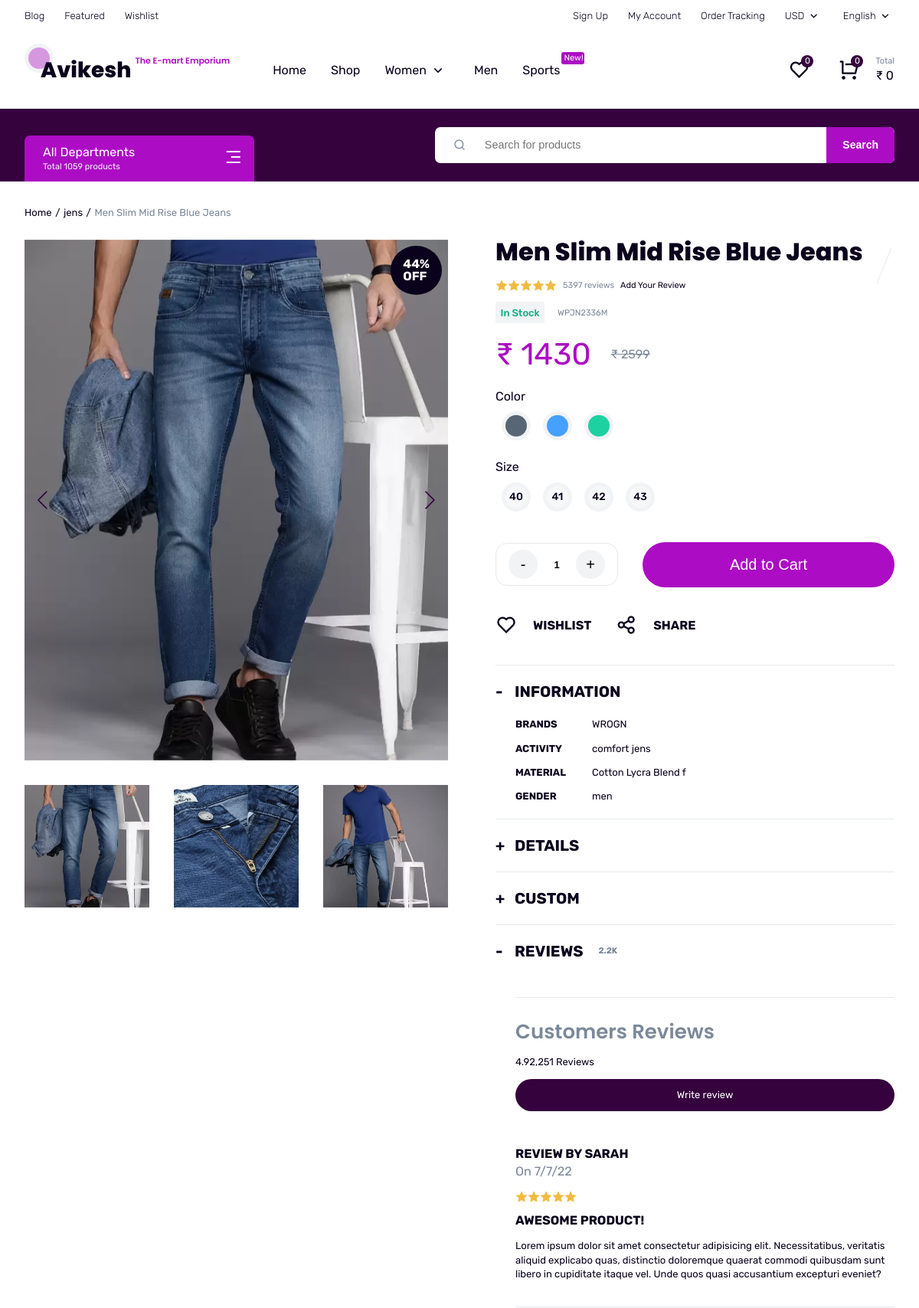
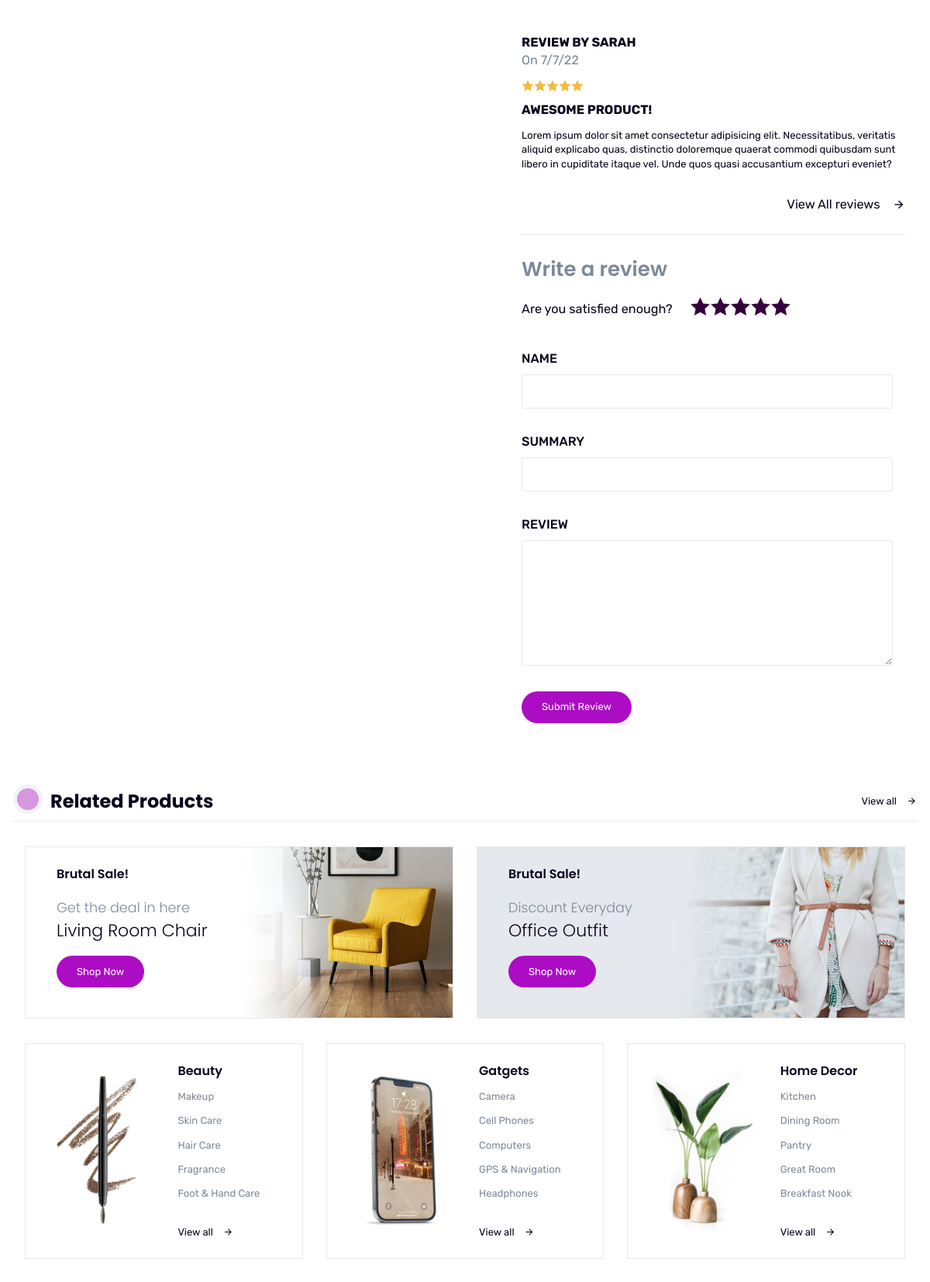
The app's page /page-single.php?id=6 (upper part) with its own data (2 pictures, top to bottom).
### tables this page shows
CREATE TABLE `product_details` (
  `id` int(10) NOT NULL,
  `product_name` varchar(100) NOT NULL,
  `product_model` varchar(10) NOT NULL,
  `product_current_price` int(5) NOT NULL,
  `product_normal_price` int(5) NOT NULL,
  `image1` varchar(255) NOT NULL,
  `image2` varchar(255) NOT NULL,
  `image3` varchar(255) NOT NULL,
  `product_discription` varchar(200) NOT NULL,
  `color` varchar(10) NOT NULL,
  `size` int(5) NOT NULL,
  `category` varchar(20) NOT NULL,
  `brand` varchar(20) NOT NULL,
  `activity` varchar(20) NOT NULL,
  `material` varchar(20) NOT NULL,
  `gender` varchar(6) NOT NULL,
  `custom_sizes` varchar(5) NOT NULL,
  `date` timestamp NOT NULL DEFAULT current_timestamp(),
  `status` varchar(100) NOT NULL,
  `comment` varchar(200) NOT NULL
);

### functions/common_functions.php (the view, shortened to what this page needs)
<?php
    include ('./inc/connect.php');
?>
<?php
    function product_path(){
        global $con;
        if (isset($_GET['id'])){
            $id = $_GET['id'];
            $sql = "select * from `product_details` where id = $id";
            $result = mysqli_query($con, $sql);
            while($row = mysqli_fetch_assoc($result)){
                $product_name = $row['product_name'];
                $category = $row['category'];
                echo "
                    <div class='breadcrumb'>
                        <ul class='flexitem'>
                            <li><a href='#'>Home</a></li>
                            <li><a href='#'>".$category."</a></li>
                            <li>".$product_name."</li>
                        </ul>
                    </div>
                ";
            }
        }
    }
?>
<?php
    function product_detail_image(){
        global $con;
        if (isset($_GET['id'])){
            $id = $_GET['id'];
            $sql = "select * from `product_details` where id = $id";
            $result = mysqli_query($con, $sql);
            while($row = mysqli_fetch_assoc($result)){
            $product_name = $row['product_name'];
            $product_current_price = $row['product_current_price'];
            $product_normal_price = $row['product_normal_price'];
            $image1 = $row['image1'];
            $image2 = $row['image2'];
            $image3 = $row['image3'];
            echo
            "
            <div class='item is_sticky'>
                <div class='price'>
                <span class='discount'>".intval(((($product_normal_price - $product_current_price)/$product_normal_price)*100))."%<br>OFF</span>
                </div>
                <div class='big-image'>
                <div class='big-image-wrapper swiper-wrapper'>
                    <div class='image-show swiper-slide'>
                    <a data-fslightbox href='./images/products/".$image1."'><img src='./images/products/".$image1."' alt='".$product_name."' ></a>
                    </div>
                    <div class='image-show swiper-slide'>
                    <a data-fslightbox href='./images/products/".$image2."'><img src='./images/products/".$image2."' alt='".$product_name."'></a>
                    </div>
                    <div class='image-show swiper-slide'>
                    <a data-fslightbox href='./images/products/".$image3."'><img src='./images/products/".$image3."' alt='".$product_name."'></a>
                    </div>
                </div>
                <div class='swiper-button-next'></div>
                <div class='swiper-button-prev'></div>
                </div>
                <div thumbSlider='' class='small-image'>
                <ul class='small-image-wrapper flexitem swiper-wrapper'>
                    <li class='thumbnail-show swiper-slide'>
                    <img src='./images/products/".$image1."' alt=''>
                    </li>
                    <li class='thumbnail-show swiper-slide'>
                    <img src='./images/products/".$image2."' alt=''>
                    </li>
                    <li class='thumbnail-show swiper-slide'>
                    <img src='./images/products/".$image3."' alt=''>
                    </li>
                </ul>
                </div>
            </div>
            ";
            }
        }
    }
?>
<?php
    function product_head_detail(){
        global $con;
        if (isset($_GET['id'])){
            $id = $_GET['id'];
            $sql = "select * from `product_details` where id = $id";
            $result = mysqli_query($con, $sql);
            while($row = mysqli_fetch_assoc($result)){
                $product_name = $row['product_name'];
                $product_current_price = $row['product_current_price'];
                $product_normal_price = $row['product_normal_price'];
                $product_model = $row['product_model'];
                echo "
                <h1>".$product_name."</h1>
                <div class='content'>
                    <div class='rating'>
                    <div class='stars'></div>
                    <a href='#' class='mini-text'>".intval(((($product_normal_price - $product_current_price)/$product_normal_price)*100)*120)." reviews</a>
                    <a href='#review' class='add-review mini-text'>Add Your Review</a>
                    </div>
                    <div class='stock-sku'>
                    <span class='available'>In Stock</span>
                    <span class='sku mini-text'>".$product_model."</span>
                    </div>
                    <div class='price'>
                    <span class='current'>&#8377; ".$product_current_price."</span>
                    <span class='normal'>&#8377; ".$product_normal_price."</span>
                    </div>
                ";
            }
        }
    }
?>
<?php
    function add_to_cart(){
        global $con;
        if (isset($_GET['id'])){
            $product_id = $_GET['id'];
            $sql = "select * from `product_details` where id = $product_id";
            $result = mysqli_query($con, $sql);
            while($row = mysqli_fetch_assoc($result)){
                echo "
                <div class='button-cart'>
                    <a href='cart.php?add_to_cart=".$product_id."'>
                    <button class='primary-button'>
                        Add to Cart
                    </button>
                    </a>
                </div>
                ";
            }
        }
    }
?>
<?php
    function product_more_detail(){
        global $con;
        if (isset($_GET['id'])){
            $id = $_GET['id'];
            $sql = "select * from `product_details` where id = $id";
            $result = mysqli_query($con, $sql);
            while($row = mysqli_fetch_assoc($result)){
            $brand = $row['brand'];
            $activity = $row['activity'];
            $material = $row['material'];
            $gender = $row['gender'];
            $product_discription = $row['product_discription'];
            echo "
                <li class='has-child expand'>
                <a href='#0' class='icon-small'>Information</a>
                <ul class='content'>
                    <li><span>Brands</span><span>".$brand."</span></li>
                    <li><span>Activity</span><span>".$activity."</span></li>
                    <li><span>Material</span><span>".$material."</span></li>
                    <li><span>Gender</span><span>".$gender."</span></li>
                </ul>
                </li>
                <li class='has-child'>
                <a href='#' class='icon-small'>Details</a>
                <div class='content'>
                <p>".$product_discription."</p>
                </div>
                </li>
                ";
            }
        }
    }
?>
<?php
    function getIPAddress() {
        if(!empty($_SERVER['HTTP_CLIENT_IP'])) {
                $ip = $_SERVER['HTTP_CLIENT_IP'];
        }
        elseif (!empty($_SERVER['HTTP_X_FORWARDED_FOR'])) {
                $ip = $_SERVER['HTTP_X_FORWARDED_FOR'];
        }
        else{
                $ip = $_SERVER['REMOTE_ADDR'];
        }
        return $ip;
}
?>
<?php
    function cart_item(){
        if (isset($_GET['add_to_cart'])){
            global $con;
            $get_ip_address = getIPAddress();
            $sql = "select * from `cart_details` where ip_address = '$get_ip_address'";
            $result = mysqli_query($con, $sql);
            $count_cart_items = mysqli_num_rows($result);
        }else{
            global $con;
            $get_ip_address = getIPAddress();
            $sql = "select * from `cart_details` where ip_address = '$get_ip_address'";
            $result = mysqli_query($con, $sql);
            $count_cart_items = mysqli_num_rows($result);
        }
        echo $count_cart_items;
    }
?>
<?php
function total_cart_price(){
    $total_price = 0;
    echo $total_price;
}
?>

### records on screen
product_details: category "jens", product_name "Men Slim Mid Rise Blue Jeans", (($product_normal_price - $product_current_price)/$product_normal_price)*100 "44", image1 (picture), image2 (picture), image3 (picture), ((($product_normal_price - $product_current_price)/$product_normal_price)*100)*120 "5397", product_model "WPJN2336M", product_current_price "1430", product_normal_price "2599", brand "WROGN", activity "comfort jens", material "Cotton Lycra Blend f", gender "men"

### other values on screen
$count_cart_items "0"
$total_price "0"
